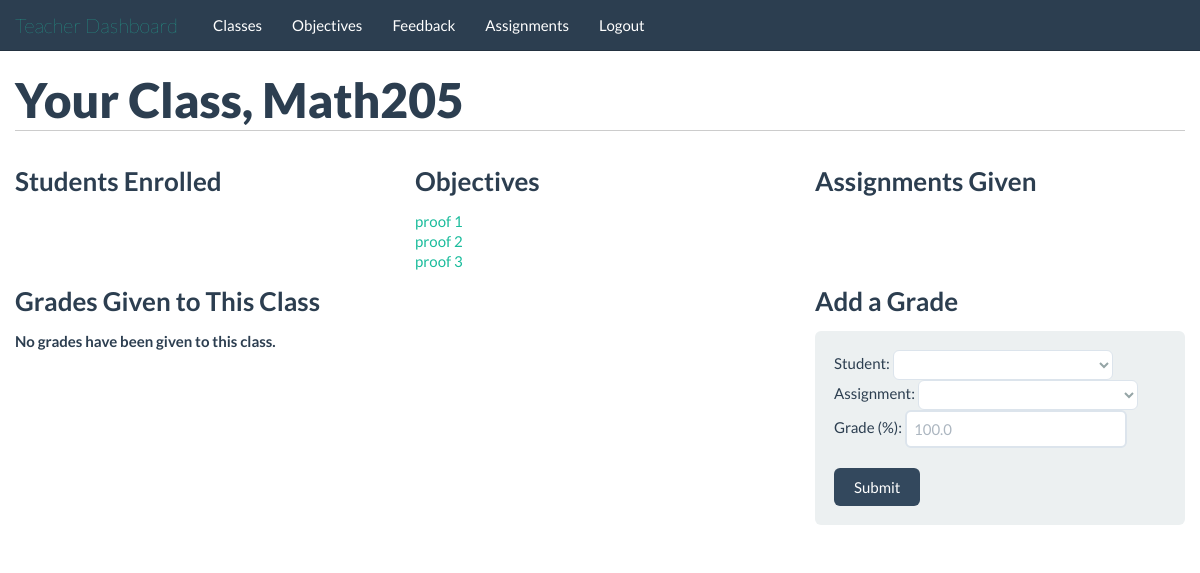
Before: /teachers/class/3/ (signed in) with the older database file.
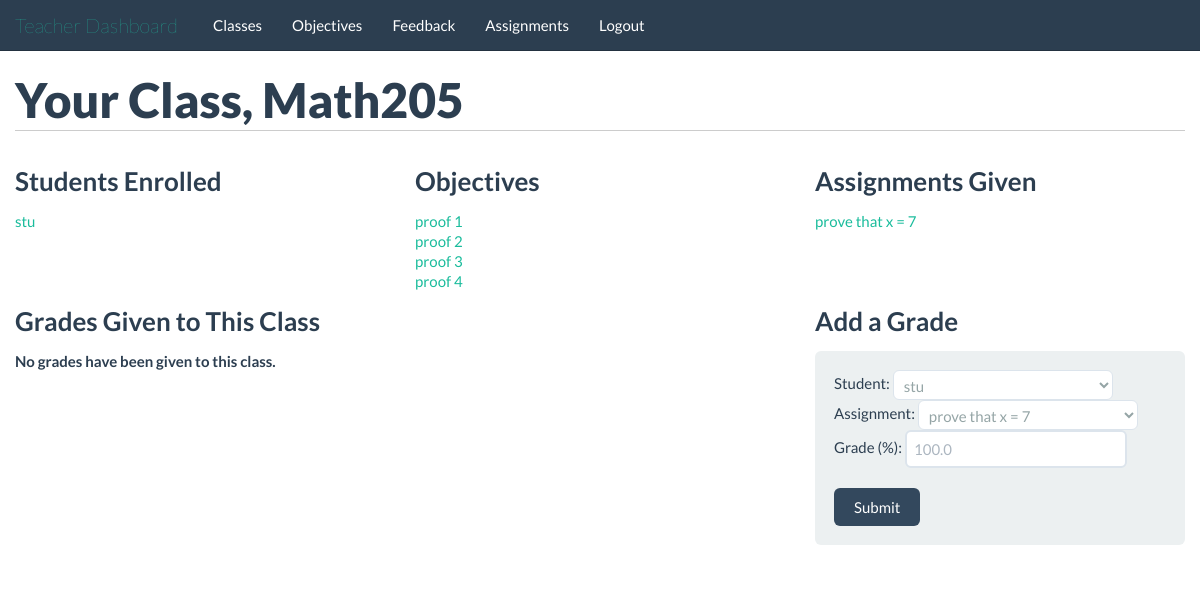
After: the same page with the newer database file.
### tables this page shows
CREATE TABLE classes(
id INTEGER PRIMARY KEY,
teacher_id INTEGER,
name TEXT,
FOREIGN KEY(teacher_id) REFERENCES people(id)
);

CREATE TABLE topics(
id INTEGER PRIMARY KEY,
class_id INTEGER,
name TEXT,
FOREIGN KEY(class_id) REFERENCES classes(id)
);

CREATE TABLE people(
id INTEGER PRIMARY KEY,
isTeacher INTEGER,
username TEXT,
password TEXT,
salt TEXT,
name TEXT,
email TEXT
);

CREATE TABLE assignments(
id INTEGER PRIMARY KEY,
class_id INTEGER,
gets_file INTEGER,
turn_in INTEGER,
name TEXT,
description BLOB,
due_date TEXT, topic_id INTEGER,
FOREIGN KEY(class_id) REFERENCES classes(id)
);

### application/teachers.py (the view)
@app.route('/teachers/class/<class_id>/')
@validate_teacher
def class_page(class_id=None):
	class_name = query_db("select name from classes where id=?", [class_id])
	class_name = class_name[0][0]
	return render_template('/teachers/class_page.html', class_id=class_id, class_name=class_name, topics=get_class_topic(class_id), assignments=get_class_assign(class_id), students=get_students_class(class_id), grades=get_class_grades(class_id))

### application/db_connect.py (called while the page is built)
def get_db():
    db = getattr(g, '_database', None)
    if db is None:
        db = g._database = sqlite3.connect(DATABASE)
    return db

@app.teardown_appcontext
def close_connection(exception):
    db = getattr(g, '_database', None)
    if db is not None:
        db.close()

def query_db(query, args=(), one=False):
    cur = get_db().execute(query, args)
    returnval = cur.fetchall()
    cur.close()
    return (returnval[0] if returnval else None) if one else returnval

def validate_teacher(func):
	@wraps(func)
	def f(*args, **kwds):
		if not 'isTeacher' in session:
			return redirect("/")
		if session['isTeacher'] == 0:
			return redirect("/students/")
		return func(*args, **kwds)
	return f

def get_class_topic(class_id):
	topic_data = query_db("select id, name from topics where class_id=?", [class_id])
	topics = []
	for topic in topic_data:
		topic_dict_class = {}
		topic_dict_class['id'] = topic[0]
		topic_dict_class['name'] = topic[1]
		topics.append(topic_dict_class)
	return topics

def get_class_assign(class_id):
	assignment_data = query_db("select id, name, due_date from assignments where topic_id=(select id from topics where class_id=?);", [class_id])
	assignments = []
	for assignment in assignment_data:
		assignment_dict_class = {}
		assignment_dict_class['id'] = assignment[0]
		assignment_dict_class['name'] = str(assignment[1])
		assignment_dict_class['due_date'] = assignment[2]
		assignments.append(assignment_dict_class)
	return assignments

def get_students_class(class_id):
	student_data = query_db("SELECT people.id, name FROM people JOIN roster ON roster.people_id=people.id WHERE roster.class_id=?;", [class_id])
	student_class = []
	for student in student_data:
		student_dict = {}
		student_dict['id'] = student[0]
		student_dict['name'] = student[1]
		student_class.append(student_dict)
	return student_class

### application/templates/teachers/class_page.html (shortened to what this page needs)
{% extends "/teachers/base_template.html" %}
	{% block body %}
		<div class="container">
			<div class="row">
				<div class="span12">
					<h1>Your Class, {{class_name}}</h1>
				</div>
			</div>
			<div class="row">
				<div class="span4">
					<h2>Students Enrolled</h2>
					<ul>
						{% for student in students %}
							<li><a href="/people/{{student.id}}/">{{student.name}}</a></li>
						{% endfor %}
					</ul>
				</div>
				<div class="span4">
					<h2>Objectives</h2>
					<ul>
						{% for topic in topics %}
							<li><a href="/teachers/objectives/{{topic.id}}/">{{topic.name}}</a></li>
						{% endfor %}
					</ul>
				</div>
				<div class="span4">
					<h2>Assignments Given</h2>
					<ul>
						{% for assignment in assignments %}
							<li><a href="/teachers/assignments/{{assignment.id}}/">{{assignment.name}}</a></li>
						{% endfor %}
					</ul>
				</div>
			</div>
			<div class="row">
				<div class="span8">
					<h2>Grades Given to This Class</h2>
					{% if grades %}
						<table class="table table-striped table-hover table-bordered">
							<thead>
								<tr>
									<th>Student Name</th>
									<th>Assignment/Quiz Name</th>
									<th>Grade (%)</th>
								</tr>
							</thead>
							<tbody>
								{% for grade in grades %}
									<tr>
										<td>{{grade.student_name}}</td>
										<td>{{grade.thing_name}}</td>
										<td>{{grade.grade}}</td>
									</tr>
								{% endfor %}
							</tbody>
						</table>
					{% else %}
						<p><strong>No grades have been given to this class.</strong></p>
					{% endif %}
				</div>
				<div class="span4">
					<h2>Add a Grade</h2>
					<form action="/teachers/grades/add/{{class_id}}/" method="POST" class="form-horizontal well">
						<fieldset>
							<div><span>Student: </span>
								<select name="student"  required>
									{% for student in students %}
										<option value="{{student.id}}">{{student.name}}</option>
									{% endfor %}
								</select>
							</div>
							<div><span>Assignment: </span>
								<select name="assignment" required>
									{% for assignment in assignments %}
										<option value="{{assignment.id}}">{{assignment.name}}</option>
									{% endfor %}
								</select>
							</div>
							<div><span>Grade (%): </span><input  required type="number" name="grade" placeholder="100.0" min="0" max="100" step="0.1"/></div>
							<br/><input type="submit" class="btn btn-primary" />
						</fieldset>
					</form>
				</div>
			</div>
		</div>
	{% endblock %}

### application/templates/teachers/base_template.html (shortened to what this page needs)
{% set navigation_items = [
	('/teachers/classes/', 'classes', 'Classes'),
	('/teachers/objectives/', 'objectives', 'Objectives'),
	('/teachers/feedback/', 'feedback', 'Feedback'),
	('/teachers/assignments/', 'assignments', 'Assignments'),
	('/logout/', 'logout', 'Logout'),
] -%}
{% set active_page = active_page -%}
<!doctype html>
<html>
	<head>
		<link href="/static/bootstrap.min.css" rel="stylesheet" />
		<link href="/static/bootstrap-responsive.css" rel="stylesheet" />
	</head>
	<body>
		<header>
			<nav class="navbar navbar-fixed-top">
				<div class="navbar-inner">
					<div class="container">
						<a class="brand" href="/teachers/">Teacher Dashboard</a>
						<div class="nav-collapse collapse">
							<ul class="nav" id="main-menu-left">
								{% for link_href, link_name, link_text in navigation_items %}
									<li
										{% if link_name == active_page %} class="active"{% endif%}>
										<a href="{{ link_href|e }}">{{ link_text|e }}</a>
									</li>
								{% endfor %}
							</ul>
						</div>
					</div>
				</div>
			</nav>
		</header>
		<main>
			{% block body %}{% endblock %}
		</main>
	</body>
</html>

### application/templates/teachers/base_template.html (style rules this page uses)
main { margin-top: 70px; }
h1 { border-bottom: 1px solid #ccc; padding-bottom: 10px; margin-bottom: 20px; }
h2 { font-size: 26px; }

### application/templates/teachers/class_page.html (style rules this page uses)
ul { list-style-type: none; margin: 0; }

Changed rows visible on the page:
added people: name "stu"
added topics: name "proof 4"
added assignments: name "prove that x = 7"
Other visible differences:
form field student: (not shown) → "stu"
form field assignment: (not shown) → "prove that x = 7"
